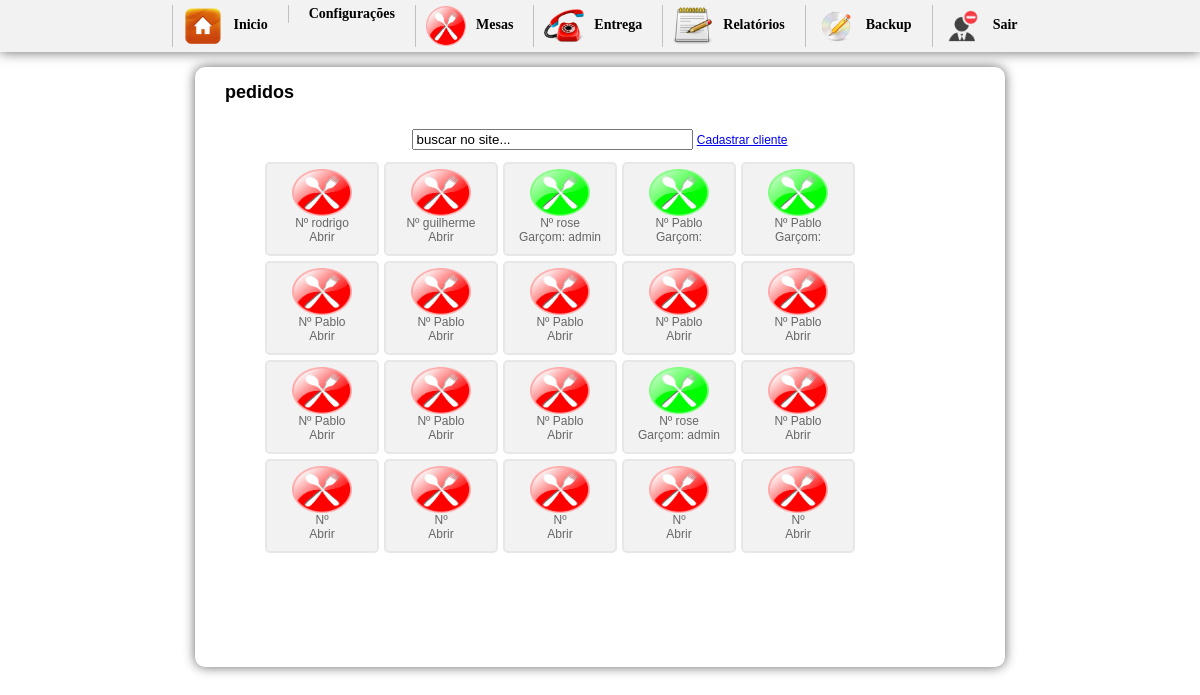
Before: /inicio2.php?btn=entrega (signed in) with the older database file.
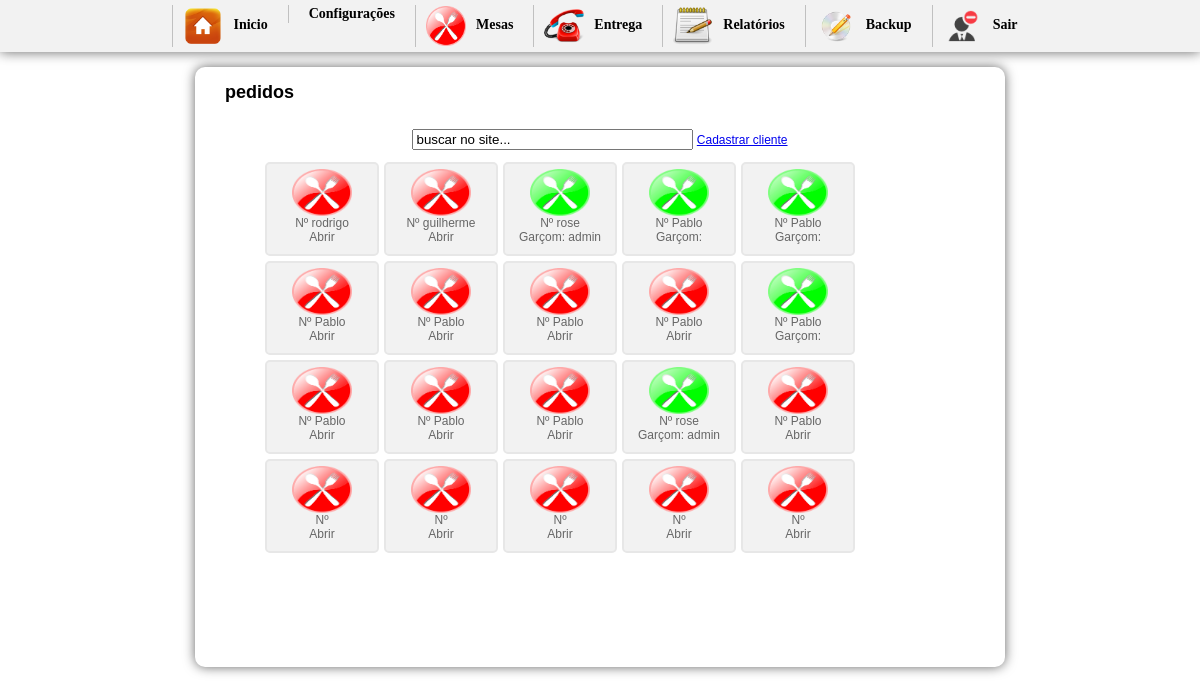
After: the same page with the newer database file.
### tables this page shows
CREATE TABLE `pedido` (
  `id_mesa` int(10) NOT NULL AUTO_INCREMENT,
  `numero` int(10) NOT NULL,
  `idGarcon` varchar(200) NOT NULL,
  `situacao` int(1) NOT NULL,
  `email` varchar(50) DEFAULT NULL,
  `nome` varchar(50) DEFAULT NULL,
  `sobrenome` varchar(50) DEFAULT NULL,
  `telefone` varchar(30) DEFAULT NULL,
  `bairro` varchar(50) DEFAULT NULL,
  `rua` varchar(50) DEFAULT NULL,
  `numerocasa` varchar(20) DEFAULT NULL,
  `detalhes` longtext,
  PRIMARY KEY (`id_mesa`)
);

### entrega.php (the view, shortened to what this page needs)
<h1> &nbsp;&nbsp;&nbsp;pedidos</h1>
<div id="mesas">
<div class="div"><center>
    <form method="post" action=""><br />
      <input size="32" type="text" class="busca" id="busca" name="buscar" value="buscar no site..." onfocus="if (this.value == 'buscar no site...') this.value = '';" onblur="if (this.value == '') this.value = 'buscar no site...';" />
      <a href="inicio.php?btn=cadastroclientes">Cadastrar cliente </a>
    </form></center>
  </div>
<ul>
	<?php
		$sql = mysql_query("SELECT * FROM pedido ORDER BY id_mesa DESC LIMIT 20");
		while($ver = mysql_fetch_array($sql)){
			$situacao = $ver['situacao'];
			$id_mesa = $ver['id_mesa'];
			$numero = $ver['nome'];
			$idGarcon = $ver['idGarcon'];
			$gar = mysql_query("SELECT * FROM garcon WHERE idGarcon='$idGarcon'");
			$bosta = mysql_fetch_assoc($gar);
			$nomeGarcon = $bosta['nomeGarcon'];
			if($situacao == 0){
				$img = "<img src='imagens/restaurant_p.png' width='60' height='47' border='0'>";
			}else{
			$img = "<img src='imagens/restaurant_pverde.png' width='60' height='47' border='0'>";
			}
	?>
	<li><a href="?btn=vendapedido&id_mesa=<?php echo $id_mesa ?>&idGarcon=<?php echo $idGarcon ?>"><?php echo $img; echo "<br/>";  echo 'Nº '.$numero;  echo "<br/>"; if($situacao == 1){echo "Garçom: ".$nomeGarcon; }else{echo "Abrir";} ?></a></li>
<?php }?>
</ul>
</div>

Changed rows visible on the page:
changed pedido (number 10 of 20 on the later page): situacao: picture added; situacao: picture removed; situacao "Abrir" → "Garçom:"
